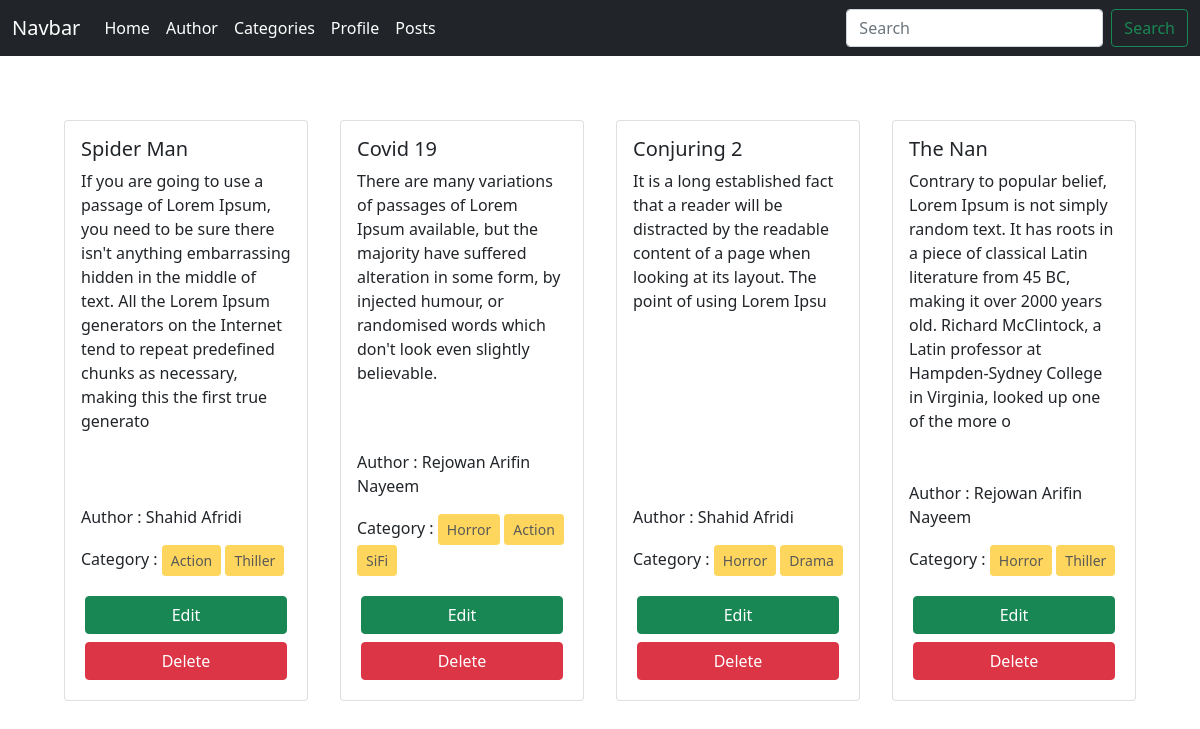
The page / on the database its author committed.
### posts/models.py (models this page shows, shortened)
class Post(models.Model):
    title = models.CharField(max_length=100)
    content = models.TextField()
    category = models.ManyToManyField(Category)
    author = models.ForeignKey(Author, on_delete=models.CASCADE)

### author/models.py (models this page shows, shortened)
class Author(models.Model):
    name = models.CharField(max_length=100)
    bio = models.TextField()
    phone_no = models.CharField(max_length=11)

### categories/models.py (models this page shows, shortened)
class Category(models.Model):
    name = models.CharField(max_length=100)

### blog_project/views.py (the view)
# urls.py: 2. Add a URL to urlpatterns:  path('', views.home, name='home')
def home(request):
    data = Post.objects.all()
    return render(request, 'index.html', {'data' : data})

### templates/index.html
{% extends 'base.html' %} {% block content %}
<div class="d-flex flex-wrap justify-content-center p-5">
	{% for post in data %}
	<div class="col-sm-3">
		<div class="card m-3 h-100">
			<div class="card-body d-flex flex-column">
				<h5 class="card-title">{{ post.title }}</h5>
				<p class="card-text flex-grow-1">{{ post.content }}</p>
				<p>Author : {{post.author.name}}</p>
				<p>
					Category : {% for cat in post.category.all %}
					<button class="btn btn-warning btn-sm" disabled>
						{{cat.name}}
					</button>
					{% endfor %}
				</p>
				<a href="{% url 'edit_post' post.id %}" class="btn btn-success m-1">Edit</a>
				<a href="{% url 'delete_post' post.id %}" class="btn btn-danger m-1">Delete</a>
			</div>
		</div>
	</div>
	{% endfor %}
</div>
{% endblock %}

### templates/base.html (shortened to what this page needs)
<!DOCTYPE html>
<html lang="en">
	<head>
		<link
			href="https://cdn.jsdelivr.net/npm/bootstrap@5.0.2/dist/css/bootstrap.min.css"
			rel="stylesheet"
		/>
	</head>
	<body>
		<nav class="navbar navbar-expand-lg navbar-dark bg-dark">
			<div class="container-fluid">
				<a class="navbar-brand" href="#">Navbar</a>
				<div
					class="collapse navbar-collapse"
					id="navbarSupportedContent"
				>
					<ul class="navbar-nav me-auto mb-2 mb-lg-0">
						<li class="nav-item">
							<a
								class="nav-link active"
								aria-current="page"
								href="{% url 'homepage' %}"
								>Home</a
							>
						<li class="nav-item">
							<a
								class="nav-link active"
								href="{% url 'add_author' %}"
								tabindex="-1"
								aria-disabled="true"
								>Author</a
							>
						</li>
						<li class="nav-item">
							<a
								class="nav-link active"
								href="{% url 'add_category' %}"
								tabindex="-1"
								aria-disabled="true"
								>Categories</a
							>
						</li>
						<li class="nav-item">
							<a
								class="nav-link active"
								href="{% url 'add_profile' %}"
								tabindex="-1"
								aria-disabled="true"
								>Profile</a
							>
						</li>
						<li class="nav-item">
							<a
								class="nav-link active"
								href="{% url 'add_post' %}"
								tabindex="-1"
								aria-disabled="true"
								>Posts</a
							>
						</li>
					</ul>
					<form class="d-flex">
						<input
							class="form-control me-2"
							type="search"
							placeholder="Search"
							aria-label="Search"
						/>
						<button class="btn btn-outline-success" type="submit">
							Search
						</button>
					</form>
				</div>
			</div>
		</nav>
        {% block content %}
        {% endblock %}
</body>
</html>

### rows shown on the page
Post: title "Spider Man", content "If you are going to use a passage of Lorem Ipsum, you need to be sure there isn't anything embarrassing hidden in the middle of text. All the Lorem Ipsum generators on the Internet tend to repeat predefined chunks as necessary, making this the first true generato", author.name "Shahid Afridi"
Category: name "Action"
Category: name "Thiller"
Post: title "Covid 19", content "There are many variations of passages of Lorem Ipsum available, but the majority have suffered alteration in some form, by injected humour, or randomised words which don't look even slightly believable.", author.name "Rejowan Arifin Nayeem"
Category: name "Horror"
Category: name "SiFi"
Post: title "Conjuring 2", content "It is a long established fact that a reader will be distracted by the readable content of a page when looking at its layout. The point of using Lorem Ipsu", author.name "Shahid Afridi"
Category: name "Drama"
Post: title "The Nan", content "Contrary to popular belief, Lorem Ipsum is not simply random text. It has roots in a piece of classical Latin literature from 45 BC, making it over 2000 years old. Richard McClintock, a Latin professor at Hampden-Sydney College in Virginia, looked up one of the more o", author.name "Rejowan Arifin Nayeem"
